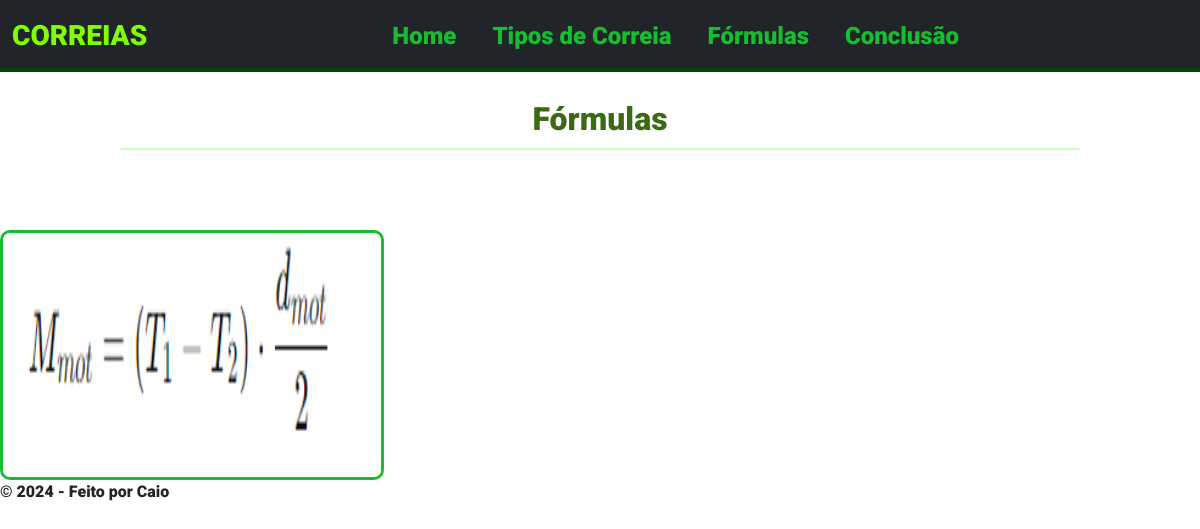
Page /formulas/ on the earlier database version.
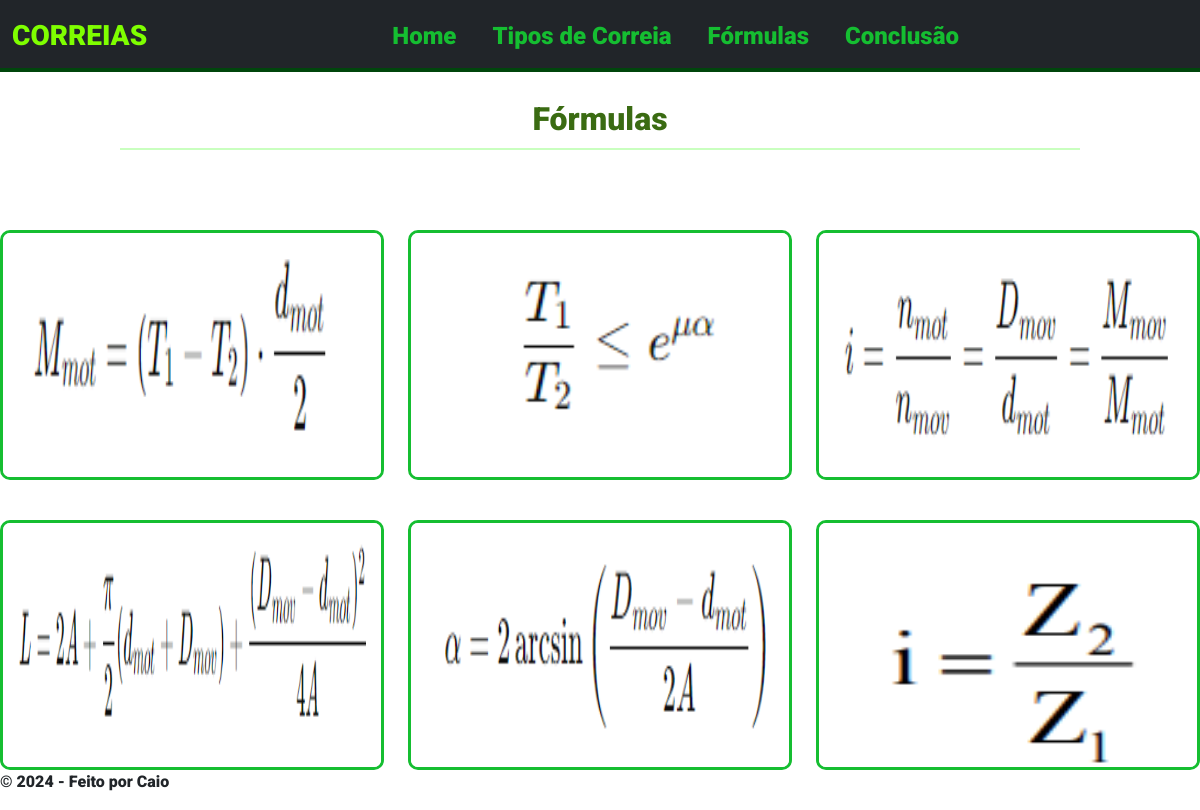
Same page on the later database version.
### core/models.py (models this page shows, shortened)
class Formula(models.Model):
    nome = models.CharField(max_length=100)
    descricao = models.TextField()
    imagem = models.ImageField(upload_to='formulas/')

### core/views.py (the view)
# urls.py: path('formulas/', views.lista_formulas, name='lista_formulas'),
def lista_formulas(request):
    formulas = Formula.objects.all()
    return render(request, 'lista_formulas.html', {'formulas': formulas})

### templates/lista_formulas.html (shortened to what this page needs)
{% extends '_main.html' %}
{% block content %}
<div style="margin-top: 100px;"class="section-title">
    <h2 class="formula">Fórmulas</h2>
    <hr>
</div>
<div class="row">
    {% for formula in formulas %}
    <div class="col-md-4">
        <a href="{% url 'detalhe_formula' formula.id %}" class="image-button">
            <img src="{{ formula.imagem.url }}" alt="{{ formula.nome }}" class="img-fluid">
        </a>
    </div>
    {% endfor %}
</div>
{% endblock %}

Differences in the rows shown:
changed Formula (number 1 of 6 on the later page): imagem: a different picture
added Formula: imagem (picture)
added Formula: imagem (picture)
added Formula: imagem (picture)
added Formula: imagem (picture)
added Formula: imagem (picture)
